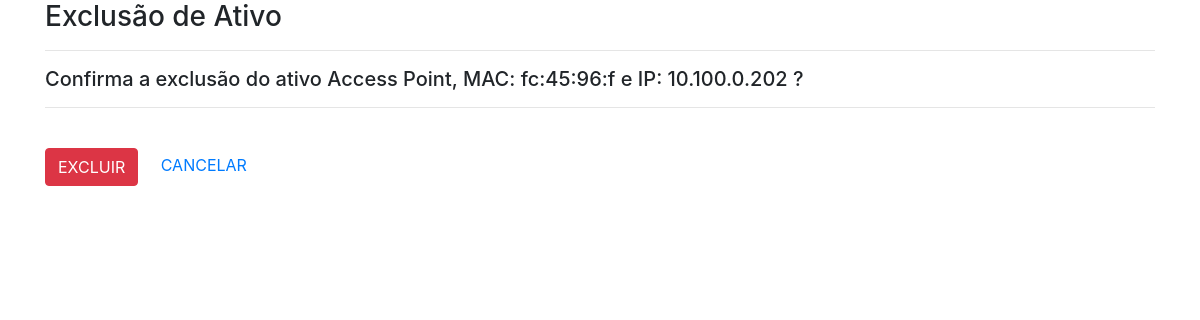
The page /deletarativo/1 (signed in) on the database its author committed.
### core/models.py (models this page shows, shortened)
class Ativo(models.Model):
    tipo = models.ForeignKey(Tipo, on_delete=models.CASCADE)
    modelo = models.CharField(max_length=20)
    fabricante = models.CharField(max_length=30, null=True, blank=True)
    descricao = models.CharField(max_length=50, null=True, blank=True)
    mac = models.CharField(max_length=10)
    ip = models.CharField(max_length=12)
    usuario = models.CharField(max_length=10)
    senha = models.CharField(max_length=10)
    local = models.CharField(max_length=20)
    atualizacao = models.DateField(null=True, blank=True)
    outros = models.TextField(max_length=100)

class Tipo(models.Model):
    nome = models.CharField(max_length=20)
    def __str__(self):
        return self.nome

### core/views.py (the view)
# urls.py: path('deletarativo/<int:id>',    AtivoDeleta,   name="deleta_ativo")
@login_required
def AtivoDeleta(request, id):
    ativo = get_object_or_404(Ativo, pk=id)
    if request.method == 'POST':
        form.delete()
        return redirect('lista_ativos')
    return render(request, 'delete/deletar_ativo.html', {'del': ativo})

### template/delete/deletar_ativo.html (shortened to what this page needs)
{% extends 'base.html' %}
{% load bootstrap %}
{% block main%}
     <h3>Exclusão de Ativo </h3>
    <hr>
    <h5>Confirma a exclusão do ativo {{del.tipo}}, MAC: {{del.mac}} e IP: {{del.ip}} ? </h5>
    <hr>
    <form method="POST">
        <br>
         <button type="submit" class="btn btn-danger"> EXCLUIR </button> &nbsp &nbsp
         <a href="{% url 'lista_ativos' %}"> CANCELAR</a>
    </form>
{% endblock %}

### rows shown on the page
Ativo: tipo "Access Point", mac "fc:45:96:f", ip "10.100.0.202"
